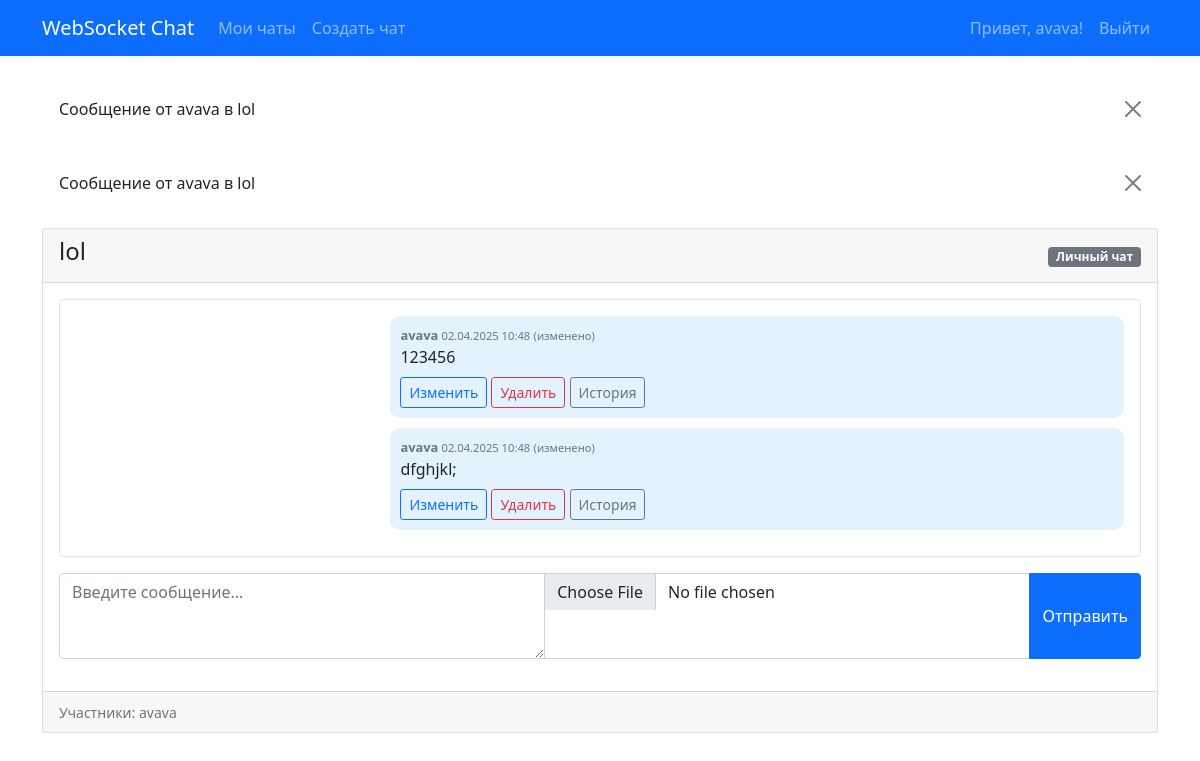
The app's page /3/ (signed in) with its own data.
### chat/models.py (models this page shows, shortened)
class Message(models.Model):
    chat = models.ForeignKey(Chat, on_delete=models.CASCADE, related_name="messages", verbose_name="Чат")
    sender = models.ForeignKey(User, on_delete=models.CASCADE, related_name="messages", verbose_name="Отправитель")
    text = models.TextField(verbose_name="Текст сообщения", blank=True, null=True)
    media = models.FileField(upload_to='chat_media/', verbose_name="Медиафайл", blank=True, null=True)
    created_at = models.DateTimeField(auto_now_add=True, verbose_name="Дата отправки")
    updated_at = models.DateTimeField(auto_now=True, verbose_name="Дата изменения")
    is_deleted = models.BooleanField(default=False, verbose_name="Удалено")
    deleted_by = models.ForeignKey(User, on_delete=models.SET_NULL, null=True, blank=True, related_name="deleted_messages", verbose_name="Кто удалил")
    class Meta:
        verbose_name = "Сообщение"
        verbose_name_plural = "Сообщения"
        ordering = ['created_at']
    def __str__(self):
        return f"Сообщение от {self.sender.username} в {self.chat.name}"

class Chat(models.Model):
    name = models.CharField(max_length=255, verbose_name="Название чата")
    members = models.ManyToManyField(User, related_name="chats", verbose_name="Участники")
    created_at = models.DateTimeField(auto_now_add=True, verbose_name="Дата создания")
    is_group = models.BooleanField(default=False, verbose_name="Групповой чат")
    is_deleted = models.BooleanField(default=False)
    deleted_by = models.ForeignKey(User, on_delete=models.SET_NULL, null=True, blank=True)
    admin = models.ForeignKey(User, on_delete=models.SET_NULL, null=True, related_name="admin_chats", verbose_name="Администратор")
    class Meta:
        verbose_name = "Чат"
        verbose_name_plural = "Чаты"
        ordering = ['-created_at']

### chat/views.py (the view)
# urls.py: path('<int:chat_id>/', views.chat_detail, name='chat_detail'),
@login_required
def chat_detail(request, chat_id):
    chat = get_object_or_404(Chat, id=chat_id, members=request.user)
    messages = Message.objects.filter(chat=chat, is_deleted=False).order_by('created_at')[:50]
    if request.method == 'POST':
        form = MessageForm(request.POST, request.FILES)
        if form.is_valid():
            message = form.save(commit=False)
            message.chat = chat
            message.sender = request.user
            message.save()
            return redirect('chat_detail', chat_id=chat.id)
    else:
        form = MessageForm()
    return render(request, 'chat/chat_detail.html', {
        'chat': chat,
        'messages': messages,
        'form': form,
    })

### chat/forms.py
class MessageForm(forms.ModelForm):
    class Meta:
        model = Message
        fields = ['text', 'media']
        widgets = {
            'text': forms.Textarea(attrs={
                'class': 'form-control',
                'rows': 3,
                'placeholder': 'Введите сообщение...'
            }),
            'media': forms.FileInput(attrs={'class': 'form-control'}),
        }

### chat/templates/chat/chat_detail.html (shortened to what this page needs)
{% extends 'chat/base.html' %}
{% block content %}
<div class="card">
    <div class="card-header d-flex justify-content-between align-items-center">
        <h4>{{ chat.name }}</h4>
        <div>
            <span class="badge bg-{% if chat.is_group %}info{% else %}secondary{% endif %}">
                {% if chat.is_group %}Групповой чат{% else %}Личный чат{% endif %}
            </span>
        </div>
    </div>
    <div class="card-body">
        <div class="chat-container mb-3 p-3 border rounded" id="chat-container">
            {% for message in messages %}
                <div class="message {% if message.sender == request.user %}sent{% else %}received{% endif %}"
                     data-message-id="{{ message.id }}">
                    <div class="message-info">
                        <strong>{{ message.sender.username }}</strong>
                        <small>{{ message.created_at|date:"d.m.Y H:i" }}</small>
                        {% if message.updated_at != message.created_at %}
                            <small>(изменено)</small>
                        {% endif %}
                    </div>
                    <div class="message-text">{{ message.text }}</div>
                    <div class="message-actions mt-2">
                        {% if message.sender == request.user or chat.admin == request.user %}
                            <button class="btn btn-sm btn-outline-primary edit-message" data-message-id="{{ message.id }}">Изменить</button>
                            <button class="btn btn-sm btn-outline-danger delete-message" data-message-id="{{ message.id }}">Удалить</button>
                        {% endif %}
                        <a href="{% url 'message_history' message.id %}" class="btn btn-sm btn-outline-secondary">История</a>
                    </div>
                </div>
            {% endfor %}
        </div>
        <form id="message-form" method="post" enctype="multipart/form-data">
            <div class="input-group mb-3">
                {{ form.text }}
                {{ form.media }}
                <button type="submit" class="btn btn-primary">Отправить</button>
            </div>
        </form>
    </div>
    <div class="card-footer">
        <small class="text-muted">
            Участники:
            {% for member in chat.members.all %}
                {{ member.username }}{% if not forloop.last %}, {% endif %}
            {% endfor %}
        </small>
    </div>
</div>
{% endblock %}

### chat/templates/chat/base.html (shortened to what this page needs)
<!DOCTYPE html>
<html lang="ru">
<head>
    <link href="https://cdn.jsdelivr.net/npm/bootstrap@5.1.3/dist/css/bootstrap.min.css" rel="stylesheet">
</head>
<body>
    <nav class="navbar navbar-expand-lg navbar-dark bg-primary">
        <div class="container">
            <a class="navbar-brand" href="{% url 'chat_list' %}">WebSocket Chat</a>
            <div class="collapse navbar-collapse" id="navbarNav">
                <ul class="navbar-nav me-auto">
                    {% if user.is_authenticated %}
                        <li class="nav-item">
                            <a class="nav-link" href="{% url 'chat_list' %}">Мои чаты</a>
                        </li>
                        <li class="nav-item">
                            <a class="nav-link" href="{% url 'chat_create' %}">Создать чат</a>
                        </li>
                    {% endif %}
                </ul>
                <ul class="navbar-nav">
                    {% if user.is_authenticated %}
                        <li class="nav-item">
                            <span class="nav-link">Привет, {{ user.username }}!</span>
                        </li>
                        <li class="nav-item">
                            <a class="nav-link" href="{% url 'logout' %}">Выйти</a>
                        </li>
                    {% endif %}
                </ul>
            </div>
        </div>
    </nav>
    <div class="container mt-4">
        {% if messages %}
            {% for message in messages %}
                <div class="alert alert-{{ message.tags }} alert-dismissible fade show" role="alert">
                    {{ message }}
                    <button type="button" class="btn-close" data-bs-dismiss="alert" aria-label="Close"></button>
                </div>
            {% endfor %}
        {% endif %}
        {% block content %}{% endblock %}
    </div>
</body>
</html>

### chat/templates/chat/base.html (style rules this page uses)
.chat-container { max-height: 70vh; overflow-y: auto; }
.message { border-radius: 10px; padding: 10px; margin-bottom: 10px; max-width: 70%; }
.sent { background-color: #e3f2fd; margin-left: auto; }
.message-info { font-size: 0.8rem; color: #6c757d; }

### records on screen
Message: sender+chat "Сообщение от avava в lol", sender.username "avava", created_at "02.04.2025 10:48", shows "(изменено)", text "123456"
Message: sender+chat "Сообщение от avava в lol", sender.username "avava", created_at "02.04.2025 10:48", shows "(изменено)", text "dfghjkl;"
Chat: name "lol"

### other values on screen
{{ user.username }} "avava"
{{ member.username }} "avava"
